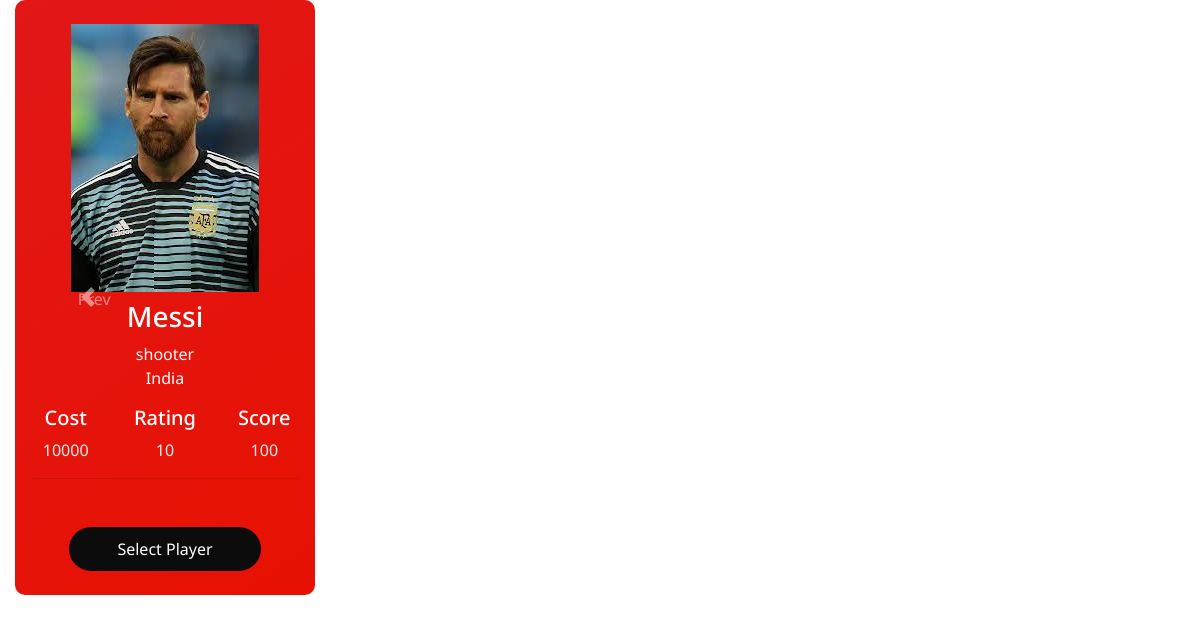
Screenshot of /test.php (signed in) with the database file from the repository.
### tables this page shows
CREATE TABLE `player` (
  `playerId` int(11) NOT NULL,
  `playername` varchar(20) DEFAULT NULL,
  `playerrating` double DEFAULT NULL,
  `playerscore` double DEFAULT NULL,
  `playercountry` int(11) DEFAULT NULL,
  `playercost` double DEFAULT NULL,
  `playertype` int(11) DEFAULT NULL,
  `playerimage` varchar(25) DEFAULT NULL
);

CREATE TABLE `type` (
  `typeId` int(11) NOT NULL,
  `type` varchar(10) DEFAULT NULL
);

CREATE TABLE `country` (
  `countryId` int(11) NOT NULL,
  `countryname` varchar(20) DEFAULT NULL
);

### test.php (the view, shortened to what this page needs)
<!DOCTYPE html>
<html lang="en">
<head>
    <link rel="stylesheet" href="https://cdn.jsdelivr.net/npm/bootstrap@4.6.1/dist/css/bootstrap.min.css">
    <link rel="stylesheet" href="https://stackpath.bootstrapcdn.com/bootstrap/4.3.1/css/bootstrap.min.css">
	<link href="../buy_card/buy_card.css" rel="stylesheet" type="text/css"/>
	<link href="buy.css" rel="stylesheet" type="text/css"/>
</head>
<body>
<?php
    require_once('authentication.php');
    ?>
    <?php
    $sql = "select * from player";
	$result = mysqli_query($con,$sql);
?>
    <div class="container-fluid">
        <div class="row">
            <div class="col-lg-10">
                <div id="demo" class="carousel slide" data-ride="carousel">
                    <ul class="carousel-indicators">
                        <?php
                            $i=0;
                            foreach($result as $row){
                                $actives = '';
                                if($i == 0){
                                    $actives = 'active';
                                }
                        ?>
                        <li data-target="#demo" data-slide-to="<?php echo $i;?>" class="<?php echo $actives;?>"></li>
                        <?php $i++; }?>
                    </ul>
                    <div class="carousel-inner">
                    <?php
                            $i=0;
                            foreach($result as $row){
                                $actives = '';
                                if($i == 0){
                                    $actives = 'active';
                                }
                        ?>
                        <div class="carousel-item <?php echo $actives ?>">
                            <div class="card p-3 py-4">
				                <div class="text-center">
                                    <img class="image" src="images\<?php echo $row['playerimage']?>" alt='Player image'></img>
					                <h3 class="mt-2"><?php echo $row['playername'] ?></h3>
					                <?php
					 		            $sql = "select type from type where typeId = '$row[playertype]'";
							            $typeresult = mysqli_query($con,$sql);
            							while($id = mysqli_fetch_assoc($typeresult)){
			        					$typename = $id['type'];
					            		}
            							$sql = "select countryname from country where countryId = '$row[playercountry]'";
			            				$countryresult = mysqli_query($con,$sql);
						            	while($country = mysqli_fetch_assoc($countryresult)){
								            $countryname = $country['countryname'];
							            }
					                ?>
					                <span class="mt-1 clearfix"><?php echo $typename ?></span>
            					    <span class="mt-1 clearfix"><?php echo $countryname?></span>
					                <div class="row mt-3 mb-3">
						                <div class="col-md-4">
							                <h5>Cost</h5>
							                <span class="num"><?php echo $row['playercost']?></span>
						                </div>
						                <div class="col-md-4">
							                <h5>Rating</h5>
							                <span class="num"><?php echo $row['playerrating']?></span>
						                </div>
						                <div class="col-md-4">
							                <h5>Score</h5>
							                <span class="num"><?php echo $row['playerscore']?></span>
						                </div>
					                </div>
						            <hr class="line">
					                <div class="profile mt-5">
						                <form action="test.php" method="post">
                                            <button class="profile_button px-5" id = "<?echo $row['$playerid']?>">Select Player</button>
                                        </form>
                                    </div>
				                </div>
			                </div>
			            </div>
                        <?php $i++; }?>
                    </div>
                    <a class="carousel-control-prev" href="#demo" data-slide="prev">
                        <span class="carousel-control-prev-icon">Prev</span>
                    </a>
                    <a class="carousel-control-next" href="#demo" data-slide="next">
                        <span class="carousel-control-next-icon"></span>
                    </a>
                </div>
            </div>
        </div>
    </div>
</body>
</html>

### buy_card.css (style rules this page uses)
* { margin: 0; padding: 0; box-sizing: border-box; font-family: 'Noto Sans', sans-serif }
html, body { height: 100% }
.card { color:#fff; width: 300px; height: fit-content; border-radius: 10px; background: linear-gradient(145deg,#E21717, #e71102); border: none }
.num { color:#eee !important; }
.line { color:#fff; }
.profile_button { color:#fff; padding:10px; border:none; outline:0 !important; border-radius: 50px; background: #0c0c0c; }

### rows the page displays
player: playerimage (picture), playername "Messi", playertype.type "shooter", playercountry.countryname "India", playercost "10000", playerrating "10", playerscore "100"
